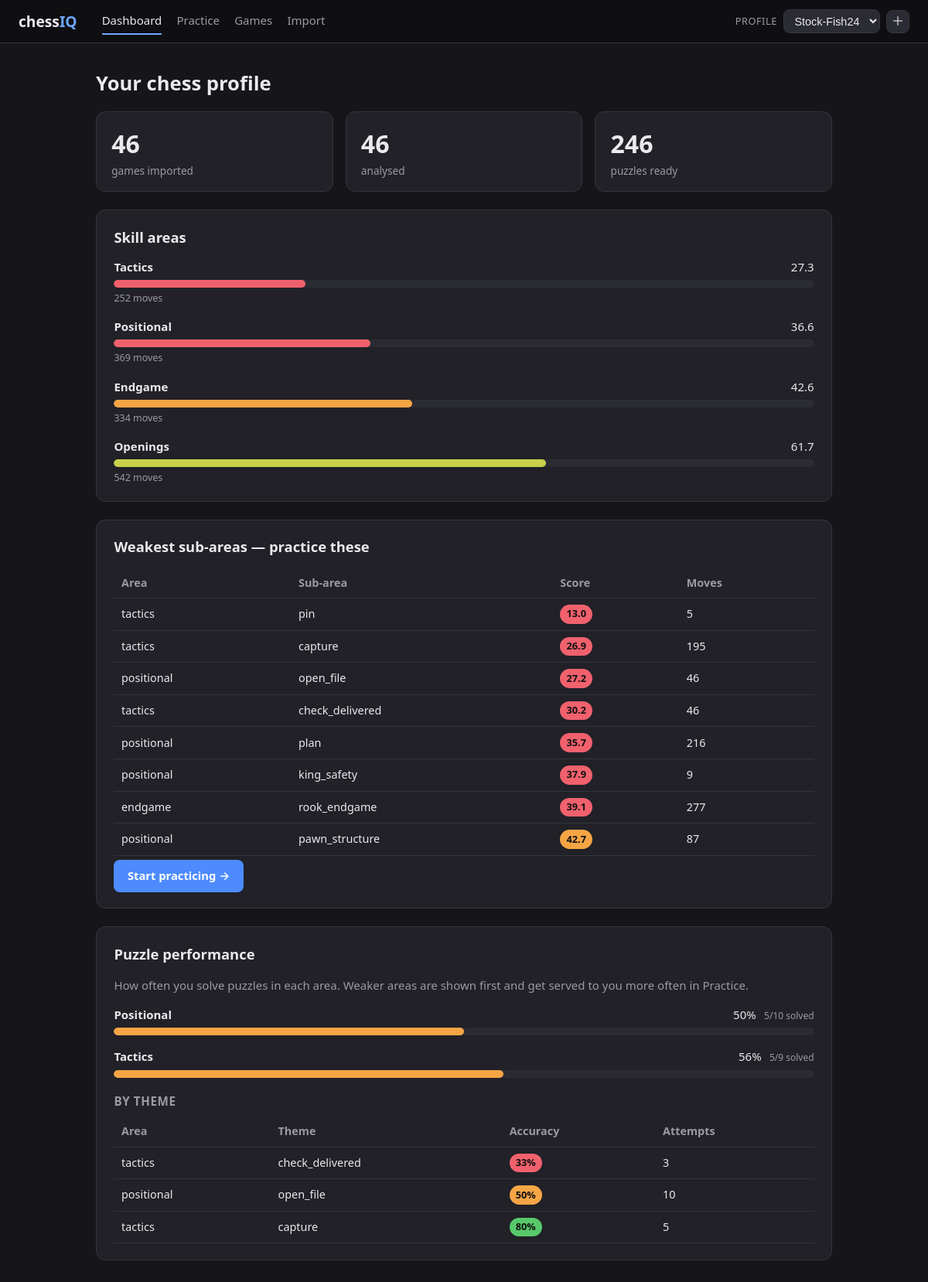
The page / on the database its author committed.
### tables this page shows
CREATE TABLE skill_scores (
            profile TEXT NOT NULL, area TEXT NOT NULL, subarea TEXT NOT NULL,
            score REAL NOT NULL, sample_size INTEGER NOT NULL DEFAULT 0,
            last_updated TEXT DEFAULT (datetime('now')),
            PRIMARY KEY (profile, area, subarea));

### app.py (the view)
@app.route("/")
def dashboard():
    profile = current_profile()
    conn = get_conn()
    areas, weak = _fetch_scores(conn, profile)
    counts = _counts(conn, profile)
    pstats = puzzle_service.puzzle_stats(conn=conn, profile=profile)
    conn.close()
    return render_template("dashboard.html", areas=areas, weak=weak, counts=counts,
                           pstats=pstats, active="dashboard")

### app.py (called while the page is built)
def list_profiles():
    conn = get_conn()
    names = [r["name"] for r in conn.execute(
        "SELECT name FROM profiles ORDER BY rowid").fetchall()]
    conn.close()
    return names

def current_profile():
    names = list_profiles()
    chosen = session.get("profile")
    if chosen in names:
        return chosen
    return names[0] if names else DEFAULT_PROFILES[0]

@app.context_processor
def inject_profiles():
    return {"profiles": list_profiles(), "current_profile": current_profile()}

def _fetch_scores(conn, profile):
    areas = conn.execute("""
        SELECT area, score, sample_size FROM skill_scores
        WHERE profile = ? AND subarea = '_overall' ORDER BY score ASC
    """, (profile,)).fetchall()
    weak = conn.execute("""
        SELECT area, subarea, score, sample_size FROM skill_scores
        WHERE profile = ? AND subarea != '_overall' AND sample_size >= 2
        ORDER BY score ASC LIMIT 8
    """, (profile,)).fetchall()
    return [dict(a) for a in areas], [dict(w) for w in weak]

def _counts(conn, profile):
    g = conn.execute("SELECT COUNT(*) c, COALESCE(SUM(analysed),0) a FROM games WHERE profile = ?",
                     (profile,)).fetchone()
    p = conn.execute("SELECT COUNT(*) c FROM puzzles WHERE profile = ?", (profile,)).fetchone()
    return {"games": g["c"], "analysed": g["a"], "puzzles": p["c"]}

### db.py (called while the page is built)
def get_conn() -> sqlite3.Connection:
    conn = sqlite3.connect(DB_PATH)
    conn.row_factory = sqlite3.Row
    conn.execute("PRAGMA foreign_keys = ON")
    conn.execute("PRAGMA busy_timeout = 5000")
    return conn

### templates/dashboard.html (shortened to what this page needs)
{% extends "base.html" %}
{% block content %}
<h1>Your chess profile</h1>
<div class="stat-row">
  <div class="stat"><span class="stat-num">{{ counts.games }}</span><span class="stat-label">games imported</span></div>
  <div class="stat"><span class="stat-num">{{ counts.analysed }}</span><span class="stat-label">analysed</span></div>
  <div class="stat"><span class="stat-num">{{ counts.puzzles }}</span><span class="stat-label">puzzles ready</span></div>
</div>
{% if areas %}
<section class="panel">
  <h2>Skill areas</h2>
  <div class="meters">
    {% for a in areas %}
    <div class="meter">
      <div class="meter-head">
        <span class="meter-name">{{ a.area }}</span>
        <span class="meter-val">{{ '%.1f'|format(a.score) }}
        </span>
      </div>
      <div class="meter-track">
        <div class="meter-fill s{{ (a.score // 20)|int }}" style="width: {{ a.score }}%"></div>
      </div>
      <div class="meter-sub">{{ a.sample_size }} moves</div>
    </div>
    {% endfor %}
  </div>
</section>
{% if weak %}
<section class="panel">
  <h2>Weakest sub-areas — practice these</h2>
  <table class="tbl">
    <thead><tr><th>Area</th><th>Sub-area</th><th>Score</th><th>Moves</th></tr></thead>
    <tbody>
      {% for w in weak %}
      <tr>
        <td>{{ w.area }}</td>
        <td>{{ w.subarea }}</td>
        <td><span class="score-pill s{{ (w.score // 20)|int }}">{{ '%.1f'|format(w.score) }}</span></td>
        <td>{{ w.sample_size }}</td>
      </tr>
      {% endfor %}
    </tbody>
  </table>
  <a class="btn" href="{{ url_for('practice') }}">Start practicing →</a>
</section>
{% endif %}
{% else %}
<section class="panel empty">
  <h2>No scores yet</h2>
  <p>Import some games, run analysis, and your skill breakdown will appear here.</p>
  <a class="btn" href="{{ url_for('import_page') }}">Import games →</a>
</section>
{% endif %}
{% if pstats.areas %}
<section class="panel">
  <h2>Puzzle performance</h2>
  <p class="muted">How often you solve puzzles in each area. Weaker areas are shown
    first and get served to you more often in Practice.</p>
  <div class="meters">
    {% for a in pstats.areas %}
    <div class="meter">
      <div class="meter-head">
        <span class="meter-name">{{ a.area }}</span>
        <span class="meter-val">{{ '%.0f'|format(a.accuracy) }}%
          <em class="lowsample">{{ a.solved }}/{{ a.attempts }} solved</em>
        </span>
      </div>
      <div class="meter-track">
        <div class="meter-fill s{{ (a.accuracy // 20)|int }}" style="width: {{ a.accuracy }}%"></div>
      </div>
    </div>
    {% endfor %}
  </div>
  {% if pstats.subareas %}
  <h3>By theme</h3>
  <table class="tbl">
    <thead><tr><th>Area</th><th>Theme</th><th>Accuracy</th><th>Attempts</th></tr></thead>
    <tbody>
      {% for s in pstats.subareas %}
      <tr>
        <td>{{ s.area }}</td>
        <td>{{ s.subarea }}</td>
        <td><span class="score-pill s{{ (s.accuracy // 20)|int }}">{{ '%.0f'|format(s.accuracy) }}%</span></td>
        <td>{{ s.attempts }}</td>
      </tr>
      {% endfor %}
    </tbody>
  </table>
  {% endif %}
</section>
{% endif %}
{% endblock %}

### templates/base.html (shortened to what this page needs)
<!DOCTYPE html>
<html lang="en">
<head>
  <link rel="stylesheet" href="{{ url_for('static', filename='css/style.css') }}">
</head>
<body>
  <header class="topbar">
    <a class="brand" href="{{ url_for('dashboard') }}">chess<span>IQ</span></a>
    <nav>
      <a href="{{ url_for('dashboard') }}" class="{{ 'on' if active=='dashboard' }}">Dashboard</a>
      <a href="{{ url_for('practice') }}" class="{{ 'on' if active=='practice' }}">Practice</a>
      <a href="{{ url_for('games') }}" class="{{ 'on' if active=='games' }}">Games</a>
      <a href="{{ url_for('import_page') }}" class="{{ 'on' if active=='import' }}">Import</a>
    </nav>
    <div class="profile-switch">
      <span class="ps-label">Profile</span>
      <form method="POST" action="{{ url_for('profile_select') }}" id="profile-form">
        <select name="profile" onchange="document.getElementById('profile-form').submit()">
          {% for p in profiles %}
          <option value="{{ p }}" {{ 'selected' if p == current_profile }}>{{ p }}</option>
          {% endfor %}
        </select>
      </form>
      <button id="profile-add" class="ps-add" title="New profile">＋</button>
    </div>
  </header>
  <main>
    {% block content %}{% endblock %}
  </main>
</body>
</html>

### static/css/style.css (style rules this page uses)
:root { --bg: #16161a; --panel: #212127; --panel-2: #2b2b33; --line: #34343d; --text: #e9e9ee; --muted: #9a9aa6; --accent: #6ea8fe; --accent-strong: #4d8bff; --s0: #f0616d; --s1: #f0616d; --s2: #f6a545; --s3: #c9d14a; --s4: #57c96a; --s5: #57c96a; --light-sq: #e9edcc; --dark-sq: #6f9b55; }
* { box-sizing: border-box; }
body { margin: 0; font: 15px/1.55 system-ui, -apple-system, "Segoe UI", Roboto, sans-serif; background: var(--bg); color: var(--text); }
a { color: var(--accent); text-decoration: none; }
h1 { font-size: 1.6rem; margin: 0 0 1rem; }
h2 { font-size: 1.15rem; margin: 0 0 .8rem; }
h3 { font-size: .95rem; margin: 1.2rem 0 .5rem; color: var(--muted); text-transform: uppercase; letter-spacing: .04em; }
.muted { color: var(--muted); }
.topbar { display: flex; align-items: center; gap: 2rem; padding: 0 1.5rem; height: 56px; background: #0f0f12; border-bottom: 1px solid var(--line); position: sticky; top: 0; z-index: 10; }
.brand { font-weight: 700; font-size: 1.2rem; color: var(--text); }
.brand span { color: var(--accent); }
.topbar nav { display: flex; gap: 1.2rem; }
.topbar nav a { color: var(--muted); padding: .3rem 0; border-bottom: 2px solid transparent; }
.topbar nav a.on { color: var(--text); border-bottom-color: var(--accent); }
.profile-switch { margin-left: auto; display: flex; align-items: center; gap: .5rem; }
.ps-label { color: var(--muted); font-size: .8rem; text-transform: uppercase; letter-spacing: .04em; }
.profile-switch form { margin: 0; }
.profile-switch select { background: var(--panel-2); color: var(--text); border: 1px solid var(--line); border-radius: 8px; padding: .35rem .6rem; font-size: .9rem; cursor: pointer; }
.ps-add { background: var(--panel-2); color: var(--text); border: 1px solid var(--line); border-radius: 8px; width: 30px; height: 30px; font-size: 1rem; cursor: pointer; line-height: 1; }
main { max-width: 1000px; margin: 0 auto; padding: 2rem 1.5rem 4rem; }
.panel { background: var(--panel); border: 1px solid var(--line); border-radius: 12px; padding: 1.3rem 1.4rem; margin-bottom: 1.4rem; }
.btn { display: inline-block; background: var(--accent-strong); color: #fff; border: none; padding: .6rem 1.1rem; border-radius: 8px; font-size: .92rem; font-weight: 600; cursor: pointer; margin-top: .3rem; }
.stat-row { display: flex; gap: 1rem; margin-bottom: 1.4rem; flex-wrap: wrap; }
.stat { flex: 1; min-width: 120px; background: var(--panel); border: 1px solid var(--line); border-radius: 12px; padding: 1rem 1.2rem; display: flex; flex-direction: column; }
.stat-num { font-size: 2rem; font-weight: 700; }
.stat-label { color: var(--muted); font-size: .85rem; }
.meters { display: flex; flex-direction: column; gap: 1rem; }
.meter-head { display: flex; justify-content: space-between; margin-bottom: .3rem; }
.meter-name { text-transform: capitalize; font-weight: 600; }
.meter-val { font-variant-numeric: tabular-nums; }
.meter-val .lowsample { color: var(--muted); font-style: normal; font-size: .75rem; margin-left: .4rem; }
.meter-track { height: 10px; background: var(--panel-2); border-radius: 6px; overflow: hidden; }
.meter-fill { height: 100%; border-radius: 6px; transition: width .4s ease; }
.meter-sub { font-size: .78rem; color: var(--muted); margin-top: .25rem; }
.s0,.s1 { background: var(--s1); }
.s2 { background: var(--s2); }
.s3 { background: var(--s3); }
.s4,.s5 { background: var(--s4); }
.tbl { width: 100%; border-collapse: collapse; font-size: .9rem; }
.tbl th { text-align: left; color: var(--muted); font-weight: 600; padding: .5rem .6rem; border-bottom: 1px solid var(--line); }
.tbl td { padding: .5rem .6rem; border-bottom: 1px solid var(--line); }
.score-pill { display: inline-block; min-width: 42px; text-align: center; padding: .15rem .5rem; border-radius: 20px; color: #10100f; font-weight: 700; font-size: .8rem; }
:root { --cc-green: #7fa650; --cc-green-dark: #6a8f42; }

### rows shown on the page
skill_scores: area "Tactics", score "27.3", sample_size "252"
skill_scores: area "Positional", score "36.6", sample_size "369"
skill_scores: area "Endgame", score "42.6", sample_size "334"
skill_scores: area "Openings", score "61.7", sample_size "542"
skill_scores: area "tactics", subarea "pin", score "13.0", sample_size "5"
skill_scores: area "tactics", subarea "capture", score "26.9", sample_size "195"
skill_scores: area "positional", subarea "open_file", score "27.2", sample_size "46"
skill_scores: area "tactics", subarea "check_delivered", score "30.2", sample_size "46"
skill_scores: area "positional", subarea "plan", score "35.7", sample_size "216"
skill_scores: area "positional", subarea "king_safety", score "37.9", sample_size "9"
skill_scores: area "endgame", subarea "rook_endgame", score "39.1", sample_size "277"
skill_scores: area "positional", subarea "pawn_structure", score "42.7", sample_size "87"

### other values the page prints
{{ counts.games }} "46"
{{ counts.analysed }} "46"
{{ counts.puzzles }} "246"
{{ a.area }} "Positional" "Tactics"
{{ '%.0f'|format(a.accuracy) }} "50" "56"
{{ a.solved }} "5" "5"
{{ a.attempts }} "10" "9"
{{ s.area }} "tactics" "positional" "tactics"
{{ s.subarea }} "check_delivered" "open_file" "capture"
{{ '%.0f'|format(s.accuracy) }} "33" "50" "80"
{{ s.attempts }} "3" "10" "5"
form field profile "Stock-Fish24"
